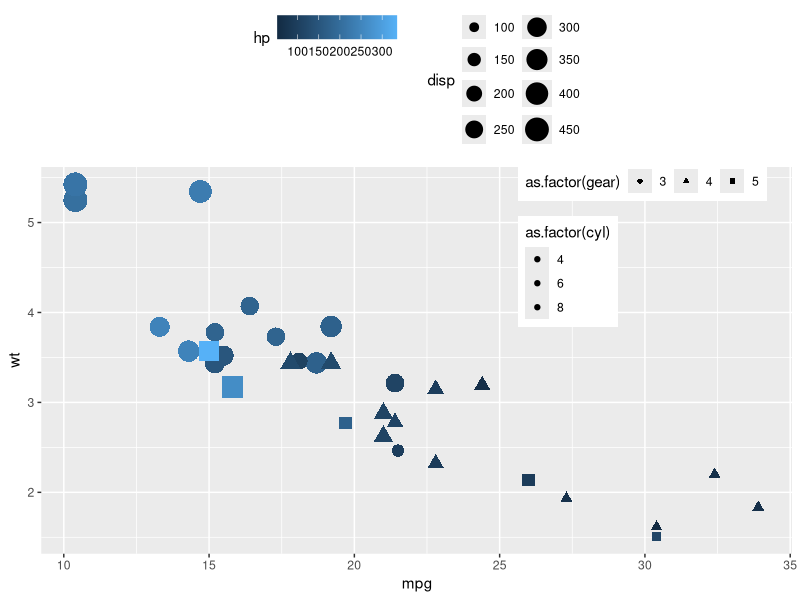
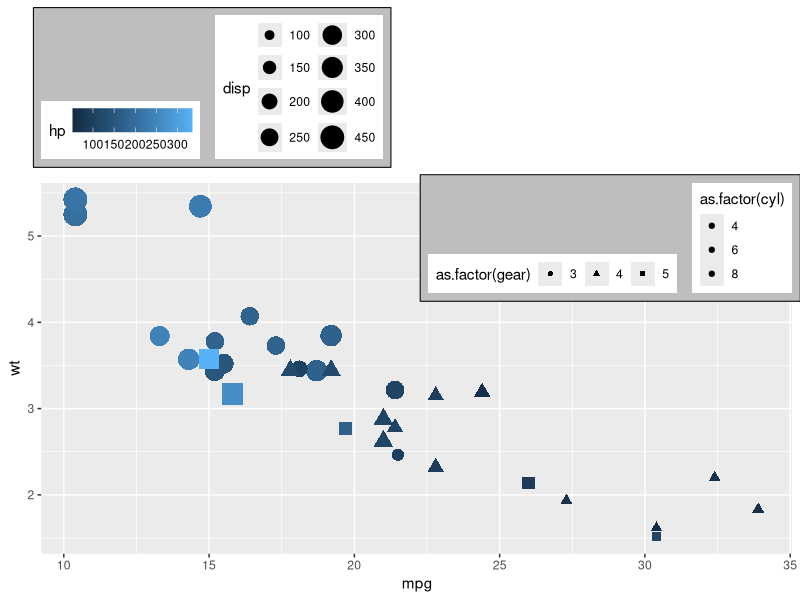
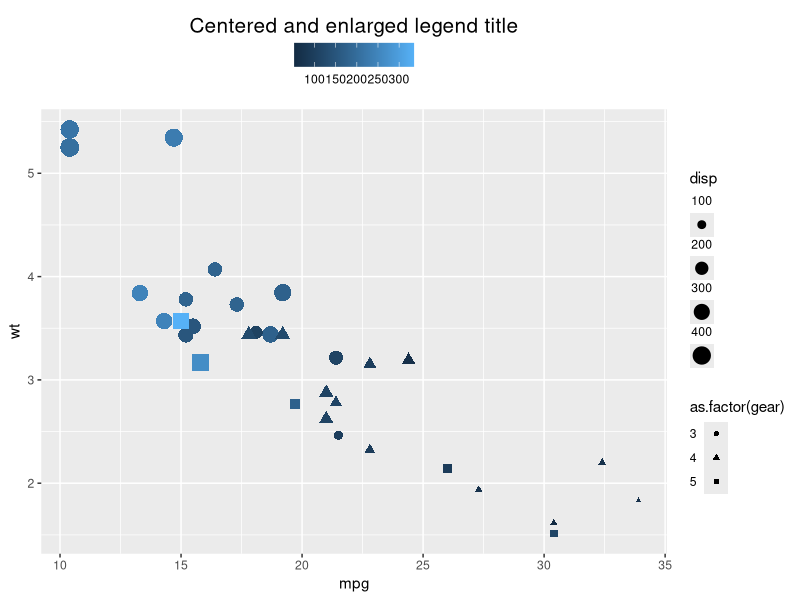
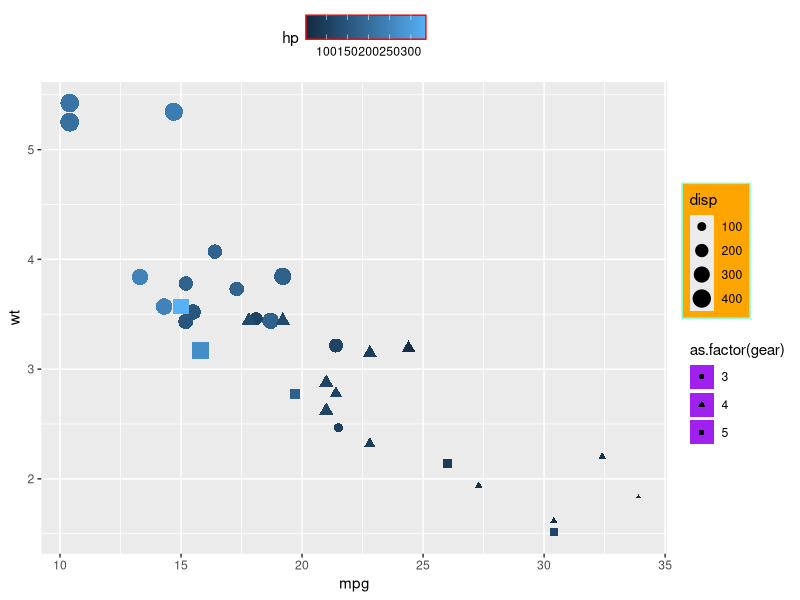

Source code (R) for these figures, in order:
## ---- chunk 1
#| output: false
#| echo: false

library(ggplot2)
## ---- chunk 2
#| label: legend_pos
p <- mtcars |> 
  ggplot(aes(x=mpg, y=wt, color=hp, shape=as.factor(gear), size=disp, fill = as.factor(cyl))) +
  geom_point() +
  guides(
    color = guide_colorbar(position = "top", order = 1),
    
    shape = guide_legend(position = "inside", direction = "horizontal"),
    
    size = guide_legend(position = "top", ncol = 2, order = 2),
    
    fill = guide_legend(position = "inside")
  ) + 
  scale_size_binned(range = c(1, 8), n.breaks = 8) +
  theme(legend.position.inside = c(0.8, 0.8))
p
## ---- chunk 3
#| label: legend_just
p  +
  theme(legend.position.inside = NULL,
        legend.justification = "left",
        legend.justification.inside = c("right","top"),
        
        legend.box.background = element_rect(fill="gray"),
        legend.box.margin = unit(2, "mm"),
        legend.box.just = c("center", "bottom"),
        legend.box = "horizontal")
## ---- chunk 4
#| label: legend_text
mtcars |> 
  ggplot(aes(x=mpg, y=wt, color=hp, shape=as.factor(gear), size=disp)) +
  geom_point() +
  guides(
    color = guide_colorbar(position = "top",
                           theme = theme(legend.title.position = "top",
                                         legend.title = element_text(hjust = .5, size=15))),
    
    shape = guide_legend(theme = theme(legend.text.position = "left")),
    
    size = guide_legend(theme = theme(legend.text.position = "top"))
  ) + 
  labs(color= "Centered and enlarged legend title")
  
## ---- chunk 5
#| label: legend_color
mtcars |> 
  ggplot(aes(x=mpg, y=wt, color=hp, shape=as.factor(gear), size=disp)) +
  geom_point() +
  guides(
    size = guide_legend(theme = theme(legend.background = element_rect(fill="orange", color="aquamarine"))),
    
    shape = guide_legend(theme = theme(legend.key = element_rect(fill = "purple"),
                                       legend.key.spacing.y = unit(1, "mm"))),
    
    color = guide_colorbar(position = "top", 
                           theme = theme(legend.frame = element_rect(color = "red")))
  )
